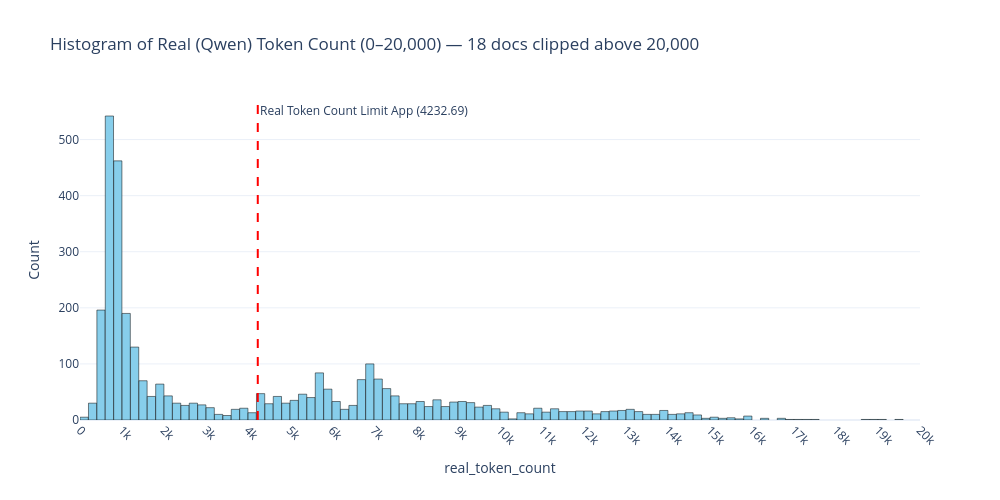

The notebook cell this image was saved under:
### Code cell
import plotly.graph_objects as go

x_max = 20000
counts_in_range = (egvp_sampled_one_month["real_token_count"] <= x_max).sum()
counts_above = (egvp_sampled_one_month["real_token_count"] > x_max).sum()

fig = go.Figure()
fig.add_trace(go.Histogram(
    x=egvp_sampled_one_month["real_token_count"].clip(upper=x_max),
    xbins=dict(start=0, end=x_max, size=200),
    marker=dict(color="skyblue", line=dict(color="black", width=0.5)),
    name="Real token count",
    hovertemplate="real tokens: %{x}<br>Count: %{y}<extra></extra>",
))

fig.add_vline(
    x=limit_adjusted,
    line=dict(color="red", dash="dash", width=2),
    annotation_text=f"Real Token Count Limit App ({limit_adjusted.round(2)})",
    annotation_position="top right",
)

fig.update_layout(
    title_text=f"Histogram of Real (Qwen) Token Count (0–{x_max:,}) — {counts_above} docs clipped above {x_max:,}",
    xaxis_title="real_token_count",
    yaxis_title="Count",
    template="plotly_white",
    height=500, width=1000,
    bargap=0.02,
)
fig.update_xaxes(range=[0, x_max], dtick=1000, tickangle=45)
fig.show()

print(f"Docs ≤ {x_max:,}: {counts_in_range}  |  Docs > {x_max:,}: {counts_above}")

### Figure 1 — Plotly figure (JSON) as saved in the notebook; plotly's stock layout.template omitted (floating-point values rounded to 4 significant figures; data arrays with more than 128 entries replaced by an {"elided": "..."} marker saying what was removed)
{"data": [{"hovertemplate": "real tokens: %{x}<br>Count: %{y}<extra></extra>", "marker": {"color": "skyblue", "line": {"color": "black", "width": 0.5}}, "name": "Real token count", "type": "histogram", "x": {"elided": "3536 int values"}, "xbins": {"end": 20000, "size": 200, "start": 0}}], "layout": {"annotations": [{"showarrow": false, "text": "Real Token Count Limit App (4232.69)", "x": 4233.0, "xanchor": "left", "xref": "x", "y": 1, "yanchor": "top", "yref": "y domain"}], "bargap": 0.02, "height": 500, "shapes": [{"line": {"color": "red", "dash": "dash", "width": 2}, "type": "line", "x0": 4233.0, "x1": 4233.0, "xref": "x", "y0": 0, "y1": 1, "yref": "y domain"}], "title": {"text": "Histogram of Real (Qwen) Token Count (0–20,000) — 18 docs clipped above 20,000"}, "width": 1000, "xaxis": {"dtick": 1000, "range": [0, 20000], "tickangle": 45, "title": {"text": "real_token_count"}}, "yaxis": {"title": {"text": "Count"}}}}
